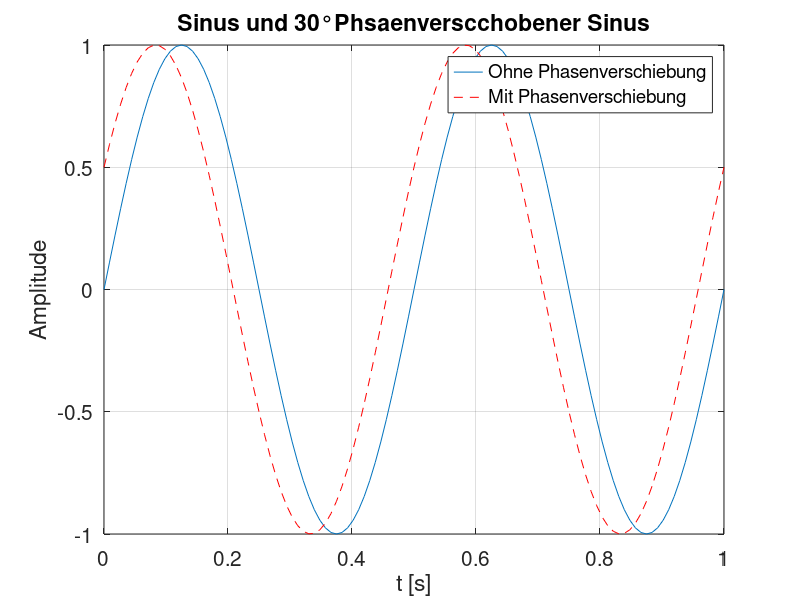

Write MATLAB code to recreate this figure. (Note: this script raises an error after producing the figure.)
% Aufgabenblatt 1
%a
close all;
f=2; % Hz
t= [0 1]; % s
y= @(t) sin(2*pi*f*t);
fplot(y,t)
grid on
xlabel("t [s]")
hold on;
phi=30*pi/180;
fplot(@(t) sin(2*pi*f*t+phi),t,'--r')
legend('Ohne Phasenverschiebung','Mit Phasenverschiebung')
ylabel('Amplitude')
title('Sinus und 30°Phsaenverscchobener Sinus')
set(gca,'FontSize',15)

% Durch die Phasenverschiebung wird das Signal nach links verschoben
%%
% 1.2 Funktionsdarstellung mit Wertetabelle
close all;
clear;
f=2; % Hz
A=2; % Amplitude
t= [0 1]; % s
y= @(t) sin(2*pi*f*t);
fplot(y,'b',t)

tn=linspace(0,1,17);
sample=y(tn);
hold on;
plot(tn,sample,'--dg')
grid on
xlabel("t [s]")
ylabel('Amplitude')
set(gca,'FontSize',15)
stem(tn,sample,'black')
legend("Sin",'Sin Abgetastet und interpoliert','Sin Abtastung')
title('Abtastung des Sinus')
% Es wird mit 16 Hz abgetastet

%% 1.3 Quantisierung
close all;
clear;
f=2; % Hz
A=2 ;% Amplitude
t= [0 1]; % s
y= @(t) A*sin(2*pi*f*t);
fplot(y,'b',t)

tn=linspace(0,1,17);
sample=round(y(tn));
hold on;
stem(tn,sample,'black')
err=y(tn)-sample;
stem(tn,err,'r')
legend("Sin",'Sin Quantisiert mit N=5','Quantisierungsfehler')

grid on
xlabel("t [s]")
ylabel('Amplitude')
set(gca,'FontSize',15)
%%
% N-Bit Quantisierung
clear;
close all;
f=2; % Hz
A=1 ;% Amplitude
t= [0 1]; % s
y= @(t) A*sin(2*pi*f*t);

fplot(y,t)

%Abtastung
fs=16; %Hz Abtastung
tn=linspace(0,1,fs+1);
sample=y(tn); %Abgetastete sin-Werte

%Quantisierung
N=3; %Bit 
level=2^N;
yq=quant(sample,level);

% Ausgabe Quantisiertes Signal
hold on
stem(tn,yq,'black')
% Ausgabe Fehler
err=y(tn)-yq;
stem(tn,err,'r')



%Formattierung
title('N-Bit Quantisierung')
legend("Sin",'Sin mit 16 Hz Abtastung/ 3-Bit quantisierung ','Quantisierungsfehler')
grid on
xlabel("t [s]")
ylabel('Amplitude')
set(gca,'FontSize',15)

% Der Quantisierungsfehler ist im Vergleich mit 1.3 gesunken, da unsere
% Quantisierungsstuffen erhöht wurden
%%
% 1.5 Audioausgabe
clear;
close all;
f=500; % Hz

A=1 ;% Amplitude
t= [0 1]; % s
y= @(t) A*sin(2*pi*f*t);

%Abtastung
fs=44100; %2 Abtastung
tn=linspace(0,1,fs+1);
sample=y(tn); %Abgetastete sin-Werte

%Quantisierung
N=3; %Bit 
level=2^N;
yq=quant(sample,level);

%Fehler
err=y(tn)-yq;

%Ausgabe 
playblocking(audioplayer(sample,fs))
playblocking(audioplayer(yq,fs))
% Error Ausgabe
playblocking(audioplayer(err,fs))
% Der Ton wird Verzerrt und es ist ein Rausche zu hören

%% Vergleichsausgabe

function y = quant(x,level)
    y1=round(x*level);
    y=y1/(level);
end